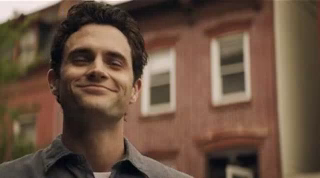
#> input picture frame 2 of Images/video1.mp4, 320 x 178 px, given in place of Imagesideo0.mp4, which was not available
$ python video-face-detection.py
#> lines starting #> are read from the running program, lines starting #| are printed output that depends on the picture; after the words box and inside, x2 and y2 are one past the last pixel; in counts of white or black regions, pixels touching at a corner belong together; pictures that were not available may be replaced by others from this repository, and a replacement may not be noted
import cv2

# Load the cascade
face_cascade = cv2.CascadeClassifier('haarcascade_frontalface_default.xml')

# To capture video from webcam.
#cap = cv2.VideoCapture(0)
# To use a video file as input
cap = cv2.VideoCapture('Images\video0.mp4')

while True:
    # Read the frame
    _, img = cap.read()
#> img is the input picture: shape (178, 320, 3); mean B, G, R 66.1, 82.7, 106.9
    # Convert to grayscale
    gray = cv2.cvtColor(img, cv2.COLOR_BGR2GRAY)
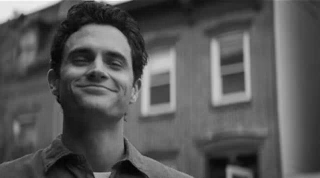
#> gray: shape (178, 320); min 1, max 249, mean 88
    # Detect the faces
    faces = face_cascade.detectMultiScale(gray, 1.1, 4)
#> faces = [[52, 23, 91, 91]]
    # Draw the rectangle around each face
    for (x, y, w, h) in faces:
        cv2.rectangle(img, (x, y), (x+w, y+h), (255, 0, 0), 3)
#> this loop made 1 pass
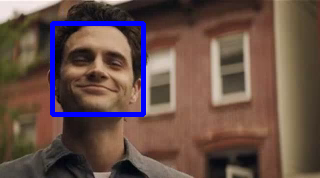
#> img: shape (178, 320, 3); 3.17% of pixels changed, all inside (x1, y1, x2, y2) = (50, 21, 146, 117)
    # Display
    cv2.imshow('img', img)
    # Stop if escape key is pressed
    k = cv2.waitKey(30) & 0xff
#> (key Esc is pressed here)
    if k==27:
        break
# Release the VideoCapture object
cap.release()

$ run again, starting later in the video
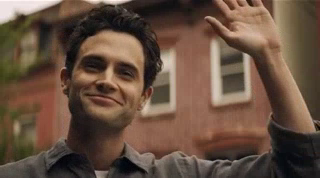
#> input picture frame 9 of Images/video1.mp4, 320 x 178 px, given in place of Imagesideo0.mp4, which was not available
#> img is the input picture: shape (178, 320, 3); mean B, G, R 64, 79.7, 102.7
#> `gray = cv2.cvtColor(img, cv2.COLOR_BGR2GRAY)`:
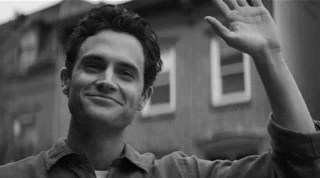
#> gray: shape (178, 320); min 1, max 248, mean 84.7
#> faces = [[60, 32, 94, 94]]
#> the loop `for (x, y, w, h) in faces:` made 1 pass
#> after the loop `for (x, y, w, h) in faces:`:
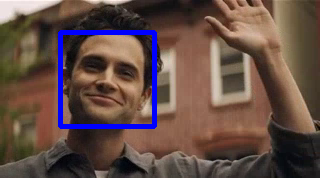
#> img: shape (178, 320, 3); 3.28% of pixels changed, all inside (x1, y1, x2, y2) = (58, 30, 157, 129)

$ run again, starting later in the video
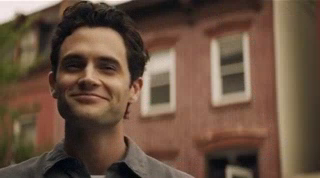
#> input picture frame 16 of Images/video1.mp4, 320 x 178 px, given in place of Imagesideo0.mp4, which was not available
#> img is the input picture: shape (178, 320, 3); mean B, G, R 65.4, 82.3, 106.3
#> `gray = cv2.cvtColor(img, cv2.COLOR_BGR2GRAY)`:
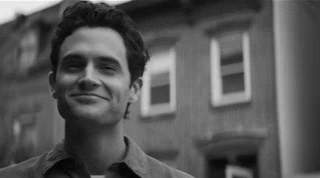
#> gray: shape (178, 320); min 1, max 248, mean 87.5
#> faces = [[43, 29, 94, 94]]
#> the loop `for (x, y, w, h) in faces:` made 1 pass
#> after the loop `for (x, y, w, h) in faces:`:
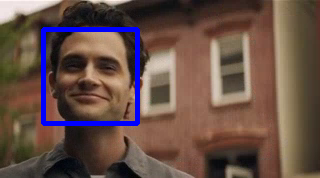
#> img: shape (178, 320, 3); 3.28% of pixels changed, all inside (x1, y1, x2, y2) = (41, 27, 140, 126)
